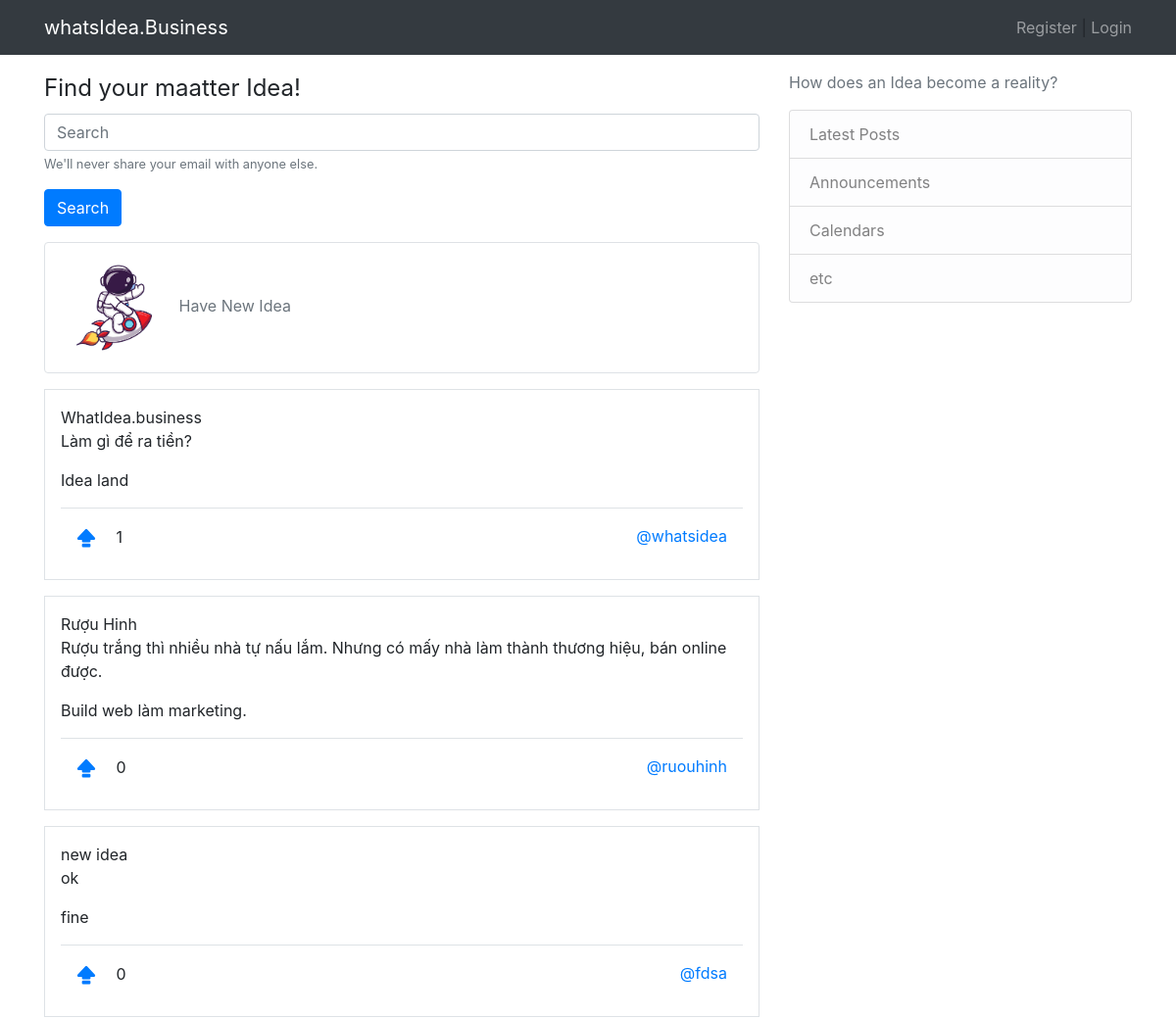
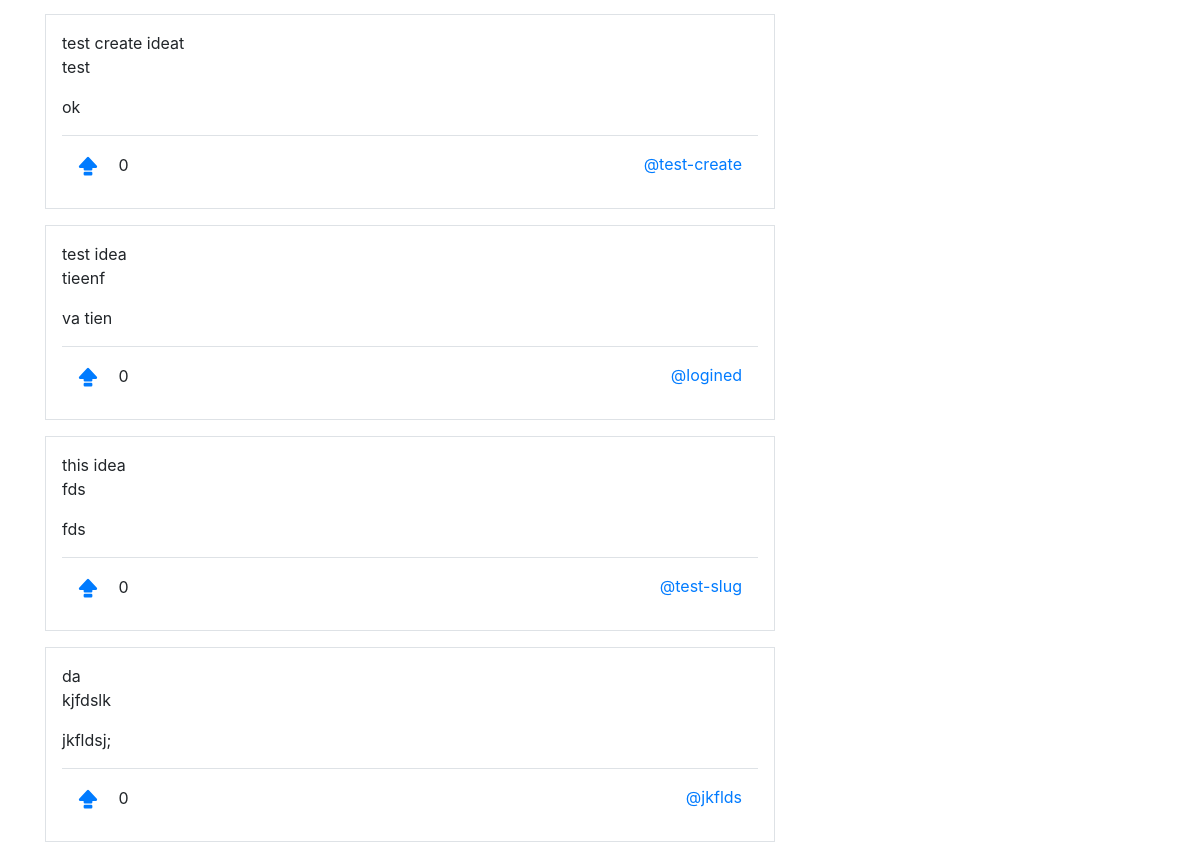
The page / on the database its author committed (2 pictures, top to bottom).
### core/models.py (models this page shows, shortened)
class Idea(models.Model):
    user = models.ManyToManyField(User)
    title = models.CharField(max_length=500)
    slug = models.SlugField(max_length=500, unique=True)
    problem = models.TextField()
    solution = models.TextField()
    is_publish = models.BooleanField(default=True)
    is_success = models.BooleanField(default=False)
    address = models.CharField(max_length=200, blank=True)
    phone = models.CharField(max_length=12, blank=True)
    website = models.CharField(max_length=30, blank=True)
    corver_image = models.ImageField(upload_to="media/", blank=True)
    date_created = models.DateTimeField(auto_now_add=True)

### whatsidea/views.py (the view)
# urls.py: path('', homePage, name="home-page"),
def homePage(request):
    ideas = models.Idea.objects.all()
    context = {
        "ideas": ideas
    }
    return render(request, 'index.html', context)

### templates/index.html (shortened to what this page needs)
{% extends 'base.html' %}
{%load static %}
{% block content %}
<main>
    <div class="search-area mb-3">
        <legend>Find your maatter Idea!</legend>
        <form action="GET">
            <div class="form-group">
                <input type="text" class="form-control" placeholder="Search">
                <small id="emailHelp" class="form-text text-muted">We'll never share your email with anyone
                    else.</small>
            </div>
            <button type="submit" class="btn btn-primary">Search</button>
        </form>
    </div>
    <a href="{% url 'idea-create-page' %}" class="new-idea-btn border btn w-100 btn btn-outline-secondary text-left">
        <img src="/static/img/say-hi.png" alt="">
        <span>Have</span>
        <span>New</span>
        <span>Idea</span>
    </a>
    <div>
        {% for idea in ideas %}
        <div class="border p-3 my-3">
            <span>{{ idea.title }}</span>
            <p>{{ idea.problem }}</p>
            {{ idea.solution }}
            <div class="border-top mt-3">
                <nav class="navbar">
                    <div>
                        <a class="navbar-brand" href="">
                        </a>
                        <span>{{ idea.vote_set.all.count }}</span>
                    </div>
                    <div>
                        <a href="{% url 'idea-detail-page' idea.slug %}">
                            @{{ idea.slug }}
                        </a>
                    </div>
                </nav>
            </div>
        </div>
        {% endfor %}
    </div>
</main>
{% endblock content %}

### templates/index.html (style rules this page uses)
.new-idea-btn { cursor: pointer; }
img { width: 120px; }

### rows shown on the page
Idea: title "WhatIdea.business", problem "Làm gì để ra tiền?", solution "Idea land", vote_set.all.count "1", slug "whatsidea"
Idea: title "Rượu Hinh", problem "Rượu trắng thì nhiều nhà tự nấu lắm. Nhưng có mấy nhà làm thành thương hiệu, bán online được.", solution "Build web làm marketing.", vote_set.all.count "0", slug "ruouhinh"
Idea: title "new idea", problem "ok", solution "fine", vote_set.all.count "0", slug "fdsa"
Idea: title "test create ideat", problem "test", solution "ok", vote_set.all.count "0", slug "test-create"
Idea: title "test idea", problem "tieenf", solution "va tien", vote_set.all.count "0", slug "logined"
Idea: title "this idea", problem "fds", solution "fds", vote_set.all.count "0", slug "test-slug"
Idea: title "da", problem "kjfdslk", solution "jkfldsj;", vote_set.all.count "0", slug "jkflds"
